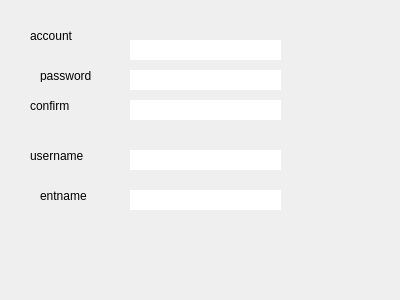
<?xml version="1.0" encoding="UTF-8"?>
<ui version="4.0">
 <class>DialogRegister</class>
 <widget class="QDialog" name="DialogRegister">
  <property name="geometry">
   <rect>
    <x>0</x>
    <y>0</y>
    <width>400</width>
    <height>300</height>
   </rect>
  </property>
  <property name="windowTitle">
   <string>Dialog</string>
  </property>
  <widget class="QLabel" name="labelAccount">
   <property name="geometry">
    <rect>
     <x>30</x>
     <y>30</y>
     <width>54</width>
     <height>12</height>
    </rect>
   </property>
   <property name="text">
    <string>account</string>
   </property>
  </widget>
  <widget class="QLabel" name="labelPassword">
   <property name="geometry">
    <rect>
     <x>40</x>
     <y>70</y>
     <width>54</width>
     <height>12</height>
    </rect>
   </property>
   <property name="text">
    <string>password</string>
   </property>
  </widget>
  <widget class="QLabel" name="labelPwdConfirm">
   <property name="geometry">
    <rect>
     <x>30</x>
     <y>100</y>
     <width>54</width>
     <height>12</height>
    </rect>
   </property>
   <property name="text">
    <string>confirm</string>
   </property>
  </widget>
  <widget class="QLabel" name="labelUserName">
   <property name="geometry">
    <rect>
     <x>30</x>
     <y>150</y>
     <width>54</width>
     <height>12</height>
    </rect>
   </property>
   <property name="text">
    <string>username</string>
   </property>
  </widget>
  <widget class="QLabel" name="labelEntName">
   <property name="geometry">
    <rect>
     <x>40</x>
     <y>190</y>
     <width>54</width>
     <height>12</height>
    </rect>
   </property>
   <property name="text">
    <string>entname</string>
   </property>
  </widget>
  <widget class="QLineEdit" name="lineEditAccount">
   <property name="geometry">
    <rect>
     <x>130</x>
     <y>40</y>
     <width>151</width>
     <height>20</height>
    </rect>
   </property>
   <property name="text">
    <string/>
   </property>
   <property name="maxLength">
    <number>64</number>
   </property>
   <property name="frame">
    <bool>false</bool>
   </property>
  </widget>
  <widget class="QLineEdit" name="lineEditPassword">
   <property name="geometry">
    <rect>
     <x>130</x>
     <y>70</y>
     <width>151</width>
     <height>20</height>
    </rect>
   </property>
   <property name="text">
    <string/>
   </property>
   <property name="maxLength">
    <number>64</number>
   </property>
   <property name="frame">
    <bool>false</bool>
   </property>
   <property name="echoMode">
    <enum>QLineEdit::Password</enum>
   </property>
  </widget>
  <widget class="QLineEdit" name="lineEditPwdConfirm">
   <property name="geometry">
    <rect>
     <x>130</x>
     <y>100</y>
     <width>151</width>
     <height>20</height>
    </rect>
   </property>
   <property name="text">
    <string/>
   </property>
   <property name="maxLength">
    <number>64</number>
   </property>
   <property name="frame">
    <bool>false</bool>
   </property>
   <property name="echoMode">
    <enum>QLineEdit::Password</enum>
   </property>
  </widget>
  <widget class="QLineEdit" name="lineEditUserName">
   <property name="geometry">
    <rect>
     <x>130</x>
     <y>150</y>
     <width>151</width>
     <height>20</height>
    </rect>
   </property>
   <property name="text">
    <string/>
   </property>
   <property name="maxLength">
    <number>64</number>
   </property>
   <property name="frame">
    <bool>false</bool>
   </property>
  </widget>
  <widget class="QLineEdit" name="lineEditEntName">
   <property name="geometry">
    <rect>
     <x>130</x>
     <y>190</y>
     <width>151</width>
     <height>20</height>
    </rect>
   </property>
   <property name="text">
    <string/>
   </property>
   <property name="maxLength">
    <number>64</number>
   </property>
   <property name="frame">
    <bool>false</bool>
   </property>
  </widget>
 </widget>
 <resources/>
 <connections/>
</ui>
